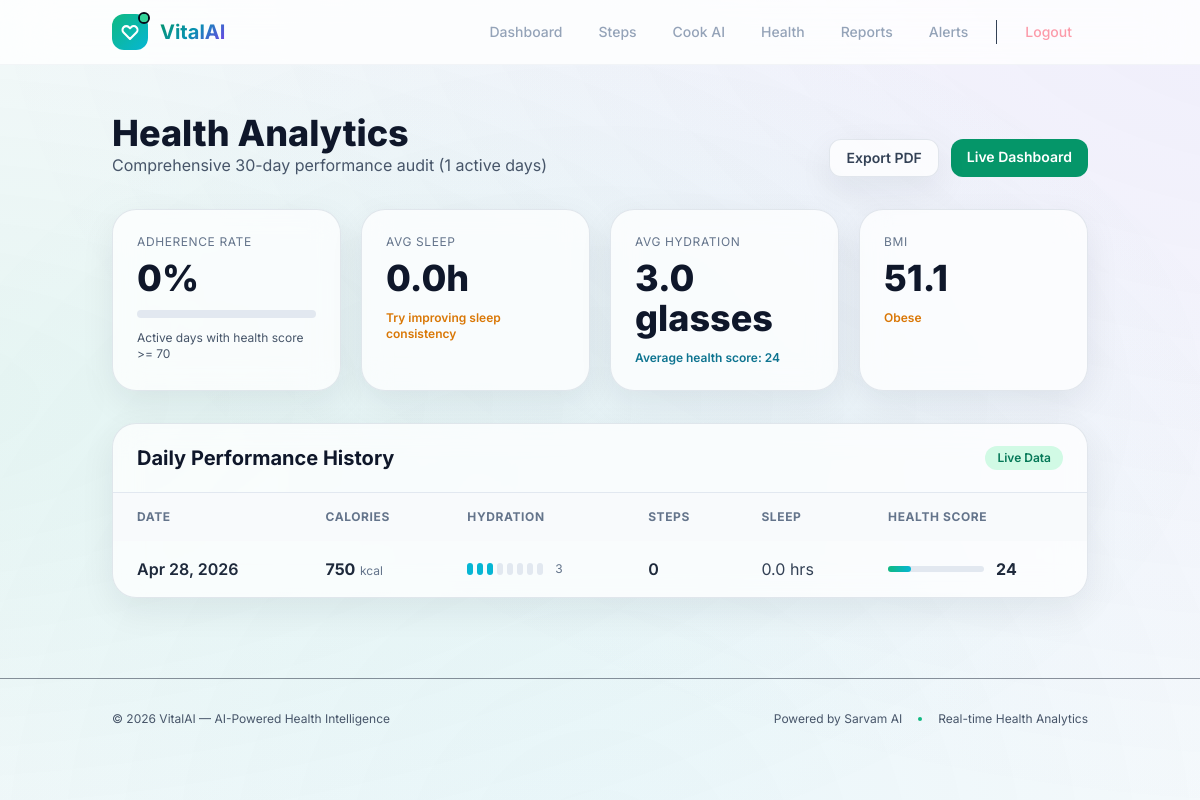
Screenshot of /reports (signed in) with the database file from the repository.
### models.py (models this page shows)
class DailyLog(db.Model):
    id = db.Column(db.Integer, primary_key=True)
    date = db.Column(db.Date, nullable=False, default=datetime.utcnow().date)
    water_intake = db.Column(db.Integer, default=0) # in glasses
    calories_consumed = db.Column(db.Integer, default=0)
    steps = db.Column(db.Integer, default=0)
    sleep_hours = db.Column(db.Float, default=0)
    mood = db.Column(db.String(50), nullable=True) # happy, sad, etc.
    stress_level = db.Column(db.Integer, default=0) # 1-10
    health_score = db.Column(db.Integer, default=0) # 1-100 calculated daily
    heart_rate = db.Column(db.Integer, default=0)  # bpm
    blood_pressure_sys = db.Column(db.Integer, default=0)  # systolic
    blood_pressure_dia = db.Column(db.Integer, default=0)  # diastolic
    body_temperature = db.Column(db.Float, default=0)  # celsius
    blood_oxygen = db.Column(db.Integer, default=0)  # SpO2 percentage
    exercise_minutes = db.Column(db.Integer, default=0)
    exercise_type = db.Column(db.String(100), nullable=True)
    calories_burned = db.Column(db.Integer, default=0)
    mood_notes = db.Column(db.Text, nullable=True)
    energy_level = db.Column(db.Integer, default=0)  # 1-10
    user_id = db.Column(db.Integer, db.ForeignKey('user.id'), nullable=False)
    meals = db.relationship('Meal', backref='daily_log', lazy=True)
    __table_args__ = (db.UniqueConstraint('user_id', 'date', name='_user_date_uc'),)

### app.py (the view)
@app.route('/reports')
@login_required
def reports():
    history = DailyLog.query.filter_by(user_id=current_user.id).order_by(DailyLog.date.desc()).limit(30).all()
    history = history[::-1] # Oldest first
    active_logs = [
        h for h in history
        if (h.calories_consumed > 0 or h.water_intake > 0 or h.steps > 0 or h.sleep_hours > 0 or h.health_score > 0)
    ]
    active_days = len(active_logs)
    adherence = 0
    avg_sleep = 0.0
    avg_water = 0.0
    avg_score = 0
    if active_days > 0:
        good_days = len([h for h in active_logs if h.health_score >= 70])
        adherence = int((good_days / active_days) * 100)
        avg_sleep = round(sum(h.sleep_hours for h in active_logs) / active_days, 1)
        avg_water = round(sum(h.water_intake for h in active_logs) / active_days, 1)
        avg_score = int(sum(h.health_score for h in active_logs) / active_days)
    bmi = None
    bmi_status = "N/A"
    if current_user.weight and current_user.height and current_user.height > 0:
        height_m = current_user.height / 100
        bmi = round(current_user.weight / (height_m * height_m), 1)
        if bmi < 18.5:
            bmi_status = "Underweight"
        elif bmi < 25:
            bmi_status = "Healthy"
        elif bmi < 30:
            bmi_status = "Overweight"
        else:
            bmi_status = "Obese"
    return render_template(
        'reports.html',
        history=history,
        user=current_user,
        adherence=adherence,
        avg_sleep=avg_sleep,
        avg_water=avg_water,
        avg_score=avg_score,
        bmi=bmi,
        bmi_status=bmi_status,
        active_days=active_days
    )

### app.py (called while the page is built)
@login_manager.user_loader
def load_user(user_id):
    return db.session.get(User, int(user_id))

### templates/reports.html (shortened to what this page needs)
{% extends "base.html" %}
{% block content %}
<section class="space-y-8">
    <header class="rise flex flex-col gap-4 md:flex-row md:items-end md:justify-between">
        <div>
            <h1 class="text-4xl font-extrabold text-slate-900">Health Analytics</h1>
            <p class="text-slate-600">Comprehensive 30-day performance audit ({{ active_days }} active days)</p>
        </div>
        <div class="flex gap-3">
            <button onclick="window.print()" class="glass-panel rounded-xl px-4 py-2 text-sm font-semibold text-slate-700 hover:bg-white">Export PDF</button>
            <a href="{{ url_for('dashboard') }}" class="rounded-xl bg-emerald-600 px-4 py-2 text-sm font-semibold text-white hover:bg-emerald-700">Live Dashboard</a>
        </div>
    </header>
    <div class="grid grid-cols-1 gap-5 md:grid-cols-4">
        <div class="glass-panel rise shine rounded-3xl p-6" style="animation-delay:.04s">
            <p class="text-xs uppercase tracking-wider text-slate-500">Adherence Rate</p>
            <p class="mt-2 text-4xl font-extrabold text-slate-900">{{ adherence }}%</p>
            <div class="mt-3 h-2 overflow-hidden rounded-full bg-slate-200">
            </div>
            <p class="mt-3 text-xs text-slate-600">Active days with health score >= 70</p>
        </div>
        <div class="glass-panel rise rounded-3xl p-6" style="animation-delay:.08s">
            <p class="text-xs uppercase tracking-wider text-slate-500">Avg Sleep</p>
            <p class="mt-2 text-4xl font-extrabold text-slate-900">{{ avg_sleep }}h</p>
            <p class="mt-3 text-xs font-semibold {% if avg_sleep >= 7 %}text-emerald-700{% else %}text-amber-600{% endif %}">
                {% if avg_sleep >= 7 %}On track for recovery{% else %}Try improving sleep consistency{% endif %}
            </p>
        </div>
        <div class="glass-panel rise rounded-3xl p-6" style="animation-delay:.12s">
            <p class="text-xs uppercase tracking-wider text-slate-500">Avg Hydration</p>
            <p class="mt-2 text-4xl font-extrabold text-slate-900">{{ avg_water }} glasses</p>
            <p class="mt-3 text-xs font-semibold text-cyan-700">Average health score: {{ avg_score }}</p>
        </div>
        <div class="glass-panel rise rounded-3xl p-6" style="animation-delay:.16s">
            <p class="text-xs uppercase tracking-wider text-slate-500">BMI</p>
            <p class="mt-2 text-4xl font-extrabold text-slate-900">
                {% if bmi is not none %}{{ bmi }}{% else %}--{% endif %}
            </p>
            <p class="mt-3 text-xs font-semibold {% if bmi_status == 'Healthy' %}text-emerald-700{% elif bmi_status == 'N/A' %}text-slate-500{% else %}text-amber-600{% endif %}">
                {{ bmi_status }}
            </p>
        </div>
    </div>
    <div class="glass-panel rise rounded-3xl overflow-hidden" style="animation-delay:.2s">
        <div class="flex items-center justify-between border-b border-slate-200 px-6 py-5">
            <h3 class="text-xl font-bold text-slate-900">Daily Performance History</h3>
            <span class="rounded-full bg-emerald-100 px-3 py-1 text-xs font-semibold text-emerald-700">Live Data</span>
        </div>
        <div class="overflow-x-auto">
            <table class="w-full text-left">
                <thead class="bg-slate-50 text-xs uppercase tracking-wider text-slate-500">
                    <tr>
                        <th class="px-6 py-4">Date</th>
                        <th class="px-6 py-4">Calories</th>
                        <th class="px-6 py-4">Hydration</th>
                        <th class="px-6 py-4">Steps</th>
                        <th class="px-6 py-4">Sleep</th>
                        <th class="px-6 py-4">Health Score</th>
                    </tr>
                </thead>
                <tbody class="divide-y divide-slate-100">
                    {% for log in history %}
                    <tr class="transition hover:bg-slate-50/70">
                        <td class="px-6 py-4 font-semibold text-slate-800">{{ log.date.strftime('%b %d, %Y') }}</td>
                        <td class="px-6 py-4">
                            <span class="font-bold {% if log.calories_consumed > 2500 %}text-red-600{% else %}text-slate-800{% endif %}">{{ log.calories_consumed }}</span>
                            <span class="text-xs text-slate-500">kcal</span>
                        </td>
                        <td class="px-6 py-4">
                            <div class="flex items-center gap-1">
                                {% for i in range(8) %}
                                    <span class="h-3 w-1.5 rounded-full {% if i < log.water_intake %}bg-cyan-500{% else %}bg-slate-200{% endif %}"></span>
                                {% endfor %}
                                <span class="ml-2 text-xs text-slate-500">{{ log.water_intake }}</span>
                            </div>
                        </td>
                        <td class="px-6 py-4 font-semibold text-slate-800">{{ log.steps }}</td>
                        <td class="px-6 py-4 text-slate-700">{{ log.sleep_hours }} hrs</td>
                        <td class="px-6 py-4">
                            <div class="flex items-center gap-3">
                                <div class="h-1.5 w-24 rounded-full bg-slate-200">
                                    <div class="h-full rounded-full bg-gradient-to-r from-emerald-500 to-cyan-500" data-style="width: {{ log.health_score }}%;"></div>
                                </div>
                                <span class="font-bold text-slate-800">{{ log.health_score }}</span>
                            </div>
                        </td>
                    </tr>
                    {% endfor %}
                </tbody>
            </table>
        </div>
    </div>
</section>
{% endblock %}

### templates/base.html (style rules this page uses)
* { margin: 0; padding: 0; box-sizing: border-box; }
body { font-family: 'Inter', sans-serif; background: #f8fafc; color: #1e293b; min-height: 100vh; }
:root { --bg-primary: #f8fafc; --bg-card: rgba(255, 255, 255, 0.7); --bg-card-hover: rgba(255, 255, 255, 0.9); --border: rgba(148, 163, 184, 0.2); --border-hover: rgba(148, 163, 184, 0.3); --accent-emerald: #059669; --accent-cyan: #0891b2; --accent-violet: #7c3aed; --accent-rose: #e11d48; --accent-amber: #d97706; --text-primary: #1e293b; --text-secondary: #475569; --text-muted: #94a3b8; }

### templates/reports.html (style rules this page uses)
.glass-panel { background: rgba(255, 255, 255, 0.74); backdrop-filter: blur(14px); border: 1px solid rgba(148, 163, 184, 0.25); box-shadow: 0 12px 35px rgba(15, 23, 42, 0.07); }
.rise { animation: rise 0.55s ease both; }
.shine { position: relative; overflow: hidden; }
.shine::after { content: ""; position: absolute; top: 0; left: -120%; width: 60%; height: 100%; background: linear-gradient(90deg, transparent, rgba(255,255,255,0.5), transparent); animation: sweep 3.8s ease-in-out infinite; }

### rows the page displays
DailyLog: date "Apr 28, 2026", calories_consumed "750", water_intake "3", steps "0", sleep_hours "0.0", health_score "24"

### other values shown
{{ active_days }} "1"
{{ adherence }} "0"
{{ avg_sleep }} "0.0"
{{ avg_water }} "3.0"
{{ avg_score }} "24"
{{ bmi }} "51.1"
{{ bmi_status }} "Obese"
